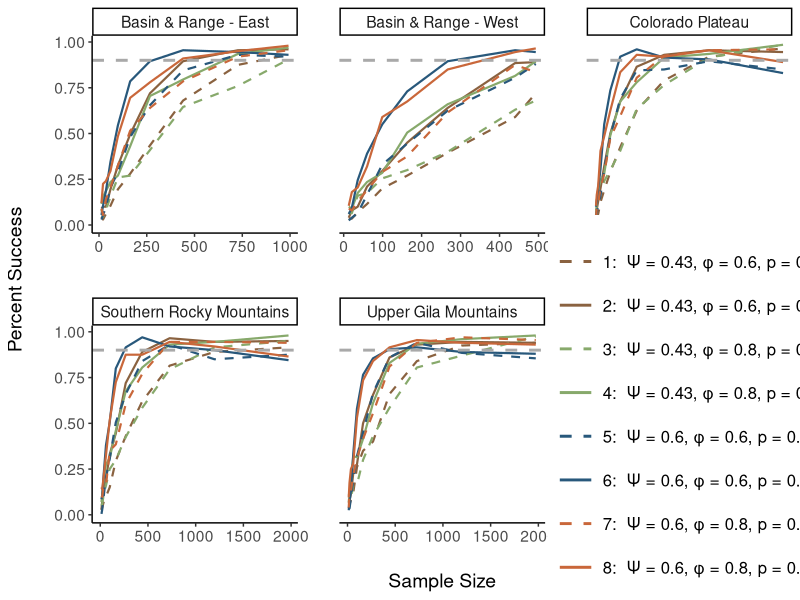
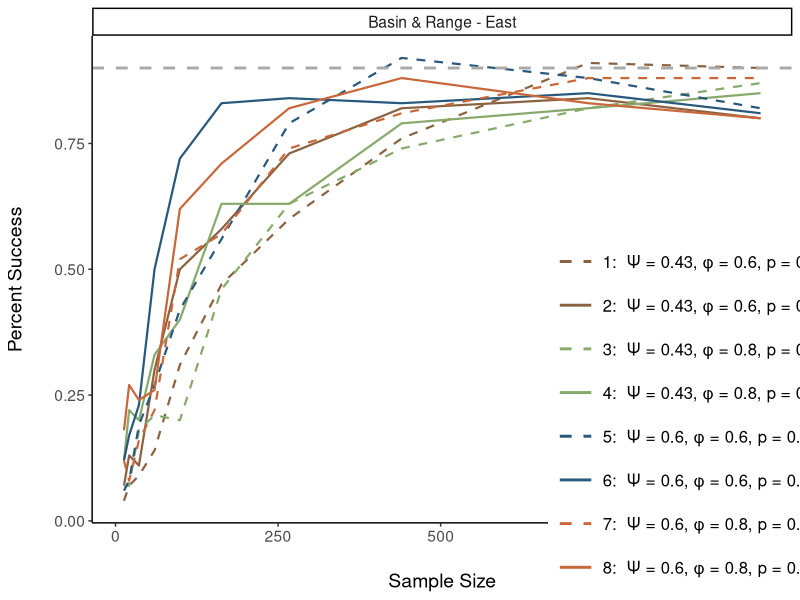

Write the R code that produced these figures, in order.
library(dplyr)
library(tidyr)
library(ggplot2)
library(patchwork)

### Let's make some figures for the nimble approach
nimble_power_check <- read.csv(here::here("data/nimble_power_check.csv"))

# get dataframe of all possible scenarios
sim_scenarios_table <- data.frame(
  # these are the parameters that change, taken directly from Woods 2019
  psi = c(0.03, 0.43, 0.6), phi = c(.6, .8, .8), p = c(0.4, 0.8, .8)) %>%
  # get all possible combinations
  tidyr::expand(psi, phi,p) %>%
  # and give each unique combination an ID
  mutate(sim_num = row_number(),
         occupancy = ifelse(psi == 0.03, "low", "high")) %>%
  # these are the same for all scenarios right now, sd's from Wood 2019, psi1_low kinda made up
  #mutate(sd_phi = 0.04, sd_gamma = 0.01) %>%
  select(-sim_num) %>%
  #rowwise() %>%
  mutate(gamma = round((psi * (1-phi))/(1-psi), 2)) %>%
  #ungroup() %>%
  #group_by(phi, p, sd_phi, sd_gamma) %>%
  pivot_wider(names_from = "occupancy", values_from = c("gamma", "psi"), values_fn = list) %>%
  unnest(c(gamma_high, psi_high)) %>%
  arrange(psi_high, phi) %>%
  mutate(simulation_scenario = row_number()) %>%
  select(simulation_scenario,everything())

nimble_emu_plt <- nimble_power_check %>%
  #filter(total_n < 1500) %>%
left_join(sim_scenarios_table, by = c("phi", "p", "psi" = "psi_high")) %>%
  mutate(sim_type = paste0(simulation_scenario, ":  \u03A8 = ", psi, ", \u03C6 = ", phi, ", p = ", p)) %>%
  mutate(unit = case_when(
    emu == "BRE" ~ "Basin & Range - East",
    emu == "BRW" ~ "Basin & Range - West",
    emu == "CP" ~ "Colorado Plateau",
    emu == "SRM" ~ "Southern Rocky Mountains",
    emu == "UGM" ~ "Upper Gila Mountains"
  )) %>%
  #filter(CI_type == .x) %>%
  ggplot(aes(x = total_n, y = ci_two_tail)) +
  geom_line(aes(color = sim_type, linetype = sim_type), linewidth = 0.75) +
  facet_wrap(~unit, scales = "free_x") +
  theme_classic() +
  scale_colour_discrete("", type = rep(c("#8A6240", "#87A96B", "#28587B", "#c9673a"), each = 2)) +
  scale_linetype_manual("", values=c(2,1,2,1,2,1,2,1)) +
  geom_hline(yintercept = 0.9, color = "darkgrey", linetype = "dashed", linewidth = 1) +
  theme(legend.position = "inside", legend.position.inside = c(0.85, 0.25),
        legend.text=element_text(size=12),
        legend.key.width = unit(1,"cm"),
        text=element_text(size=14),
        legend.key.spacing.y = unit(0.5, 'cm'),
        panel.spacing = unit(30, "pt"),
        axis.title.y = element_text(margin = margin(t = 0, r = 20, b = 0, l = 0)),
        axis.title.x = element_text(margin = margin(t = 20, r = 0, b = 0, l = 0))
  ) +
  guides(linetype = guide_legend(override.aes = list(linewidth = 1))# byrow = TRUE),
         #color = guide_legend(byrow = TRUE)
  ) +
  ylab("Percent Success") +
  xlab("Sample Size")

ggsave(here::here("figures/emu_power_nimble.png"), nimble_emu_plt, height = 12, width = 15)


### Let's get the same thing with the spoccupancy approach
power_eval <- read.csv(here::here("data/power_eval.csv"))

bre_spoc_plt <- power_eval %>%
                           filter(total_n < 1200, emu == "BRE") %>%
                           select(-sim_id) %>%
                           left_join(sim_scenarios_table, by = c("phi", "p", "psi" = "psi_high")) %>%
                           mutate(sim_type = paste0(simulation_scenario, ":  \u03A8 = ", psi, ", \u03C6 = ", phi, ", p = ", p)) %>%
                           mutate(unit = case_when(
                             emu == "BRE" ~ "Basin & Range - East",
                             emu == "BRW" ~ "Basin & Range - West",
                             emu == "CP" ~ "Colorado Plateau",
                             emu == "SRM" ~ "Southern Rocky Mountains",
                             emu == "UGM" ~ "Upper Gila Mountains"
                           )) %>%
                           filter(CI_type == 0.95) %>%
                           ggplot(aes(x = total_n, y = ci_check)) +
                           geom_line(aes(color = sim_type, linetype = sim_type), linewidth = 0.75) +
                           facet_wrap(~unit, scales = "free_x") +
                           theme_classic() +
                           scale_colour_discrete("", type = rep(c("#8A6240", "#87A96B", "#28587B", "#c9673a"), each = 2)) +
                           scale_linetype_manual("", values=c(2,1,2,1,2,1,2,1)) +
                           geom_hline(yintercept = 0.9, color = "darkgrey", linetype = "dashed", linewidth = 1) +
                           theme(legend.position = "inside", legend.position.inside = c(0.85, 0.25),
                                 legend.text=element_text(size=12),
                                 legend.key.width = unit(1,"cm"),
                                 text=element_text(size=14),
                                 legend.key.spacing.y = unit(0.5, 'cm'),
                                 panel.spacing = unit(30, "pt"),
                                 axis.title.y = element_text(margin = margin(t = 0, r = 20, b = 0, l = 0)),
                                 axis.title.x = element_text(margin = margin(t = 20, r = 0, b = 0, l = 0))
                           ) +
                           guides(linetype = guide_legend(override.aes = list(linewidth = 1))# byrow = TRUE),
                                  #color = guide_legend(byrow = TRUE)
                           ) +
                           ylab("Percent Success") +
                           xlab("Sample Size")

ggsave(here::here("figures/bre_power_spoc.png"), bre_spoc_plt, height = 12, width = 10)
